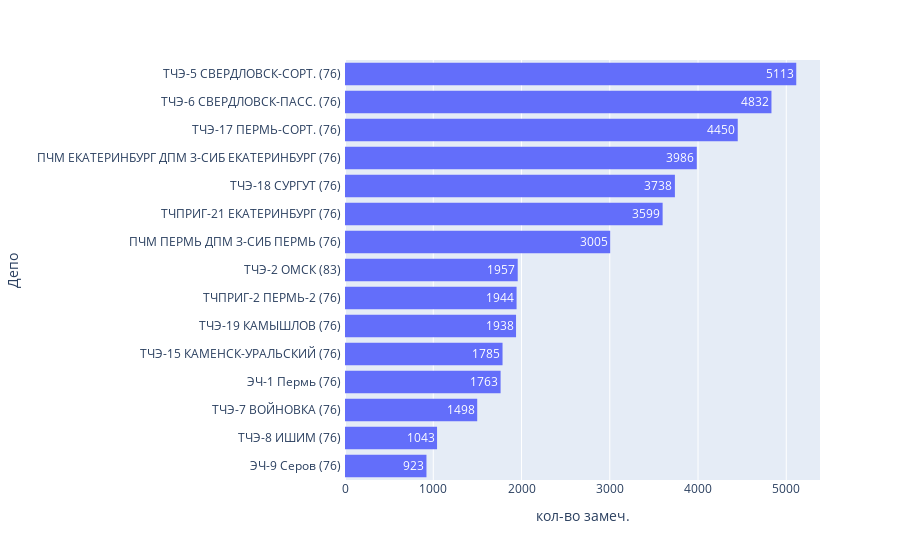

The notebook cell saved with this chart:
### Code cell
fig = px.histogram(dfg3, y='Депо', x='кол-во замеч', text_auto = True)
fig.layout.xaxis.title.text = 'кол-во замеч.'
fig.update_layout(yaxis = {"categoryorder":"total ascending"})
fig.show()
# fig.write_html("fio.html")
fig.write_image("depo.svg", width=1200, height=600, scale=2)
fig.write_image("depo.png", width=1200, height=600, scale=2)

### Figure 1 — Plotly figure (JSON) as saved in the notebook; plotly's stock layout.template omitted (floating-point values rounded to 4 significant figures)
{"data": [{"alignmentgroup": "True", "bingroup": "y", "histfunc": "sum", "hovertemplate": "sum of кол-во замеч=%{x}<br>Депо=%{y}<extra></extra>", "legendgroup": "", "marker": {"color": "#636efa", "pattern": {"shape": ""}}, "name": "", "offsetgroup": "", "orientation": "h", "showlegend": false, "texttemplate": "%{value}", "type": "histogram", "x": [5113, 4832, 4450, 3986, 3738, 3599, 3005, 1957, 1944, 1938, 1785, 1763, 1498, 1043, 923], "xaxis": "x", "y": ["ТЧЭ-5 СВЕРДЛОВСК-СОРТ. (76) ", "ТЧЭ-6 СВЕРДЛОВСК-ПАСС. (76) ", "ТЧЭ-17 ПЕРМЬ-СОРТ. (76) ", "ПЧМ ЕКАТЕРИНБУРГ ДПМ З-СИБ ЕКАТЕРИНБУРГ (76) ", "ТЧЭ-18 СУРГУТ (76) ", "ТЧПРИГ-21 ЕКАТЕРИНБУРГ (76) ", "ПЧМ ПЕРМЬ ДПМ З-СИБ ПЕРМЬ (76) ", "ТЧЭ-2 ОМСК (83) ", "ТЧПРИГ-2 ПЕРМЬ-2 (76) ", "ТЧЭ-19 КАМЫШЛОВ (76) ", "ТЧЭ-15 КАМЕНСК-УРАЛЬСКИЙ (76) ", "ЭЧ-1 Пермь (76) ", "ТЧЭ-7 ВОЙНОВКА (76) ", "ТЧЭ-8 ИШИМ (76) ", "ЭЧ-9 Серов (76) "], "yaxis": "y"}], "layout": {"barmode": "relative", "legend": {"tracegroupgap": 0}, "margin": {"t": 60}, "xaxis": {"anchor": "y", "domain": [0, 1], "title": {"text": "кол-во замеч."}}, "yaxis": {"anchor": "x", "categoryorder": "total ascending", "domain": [0, 1], "title": {"text": "Депо"}}}}
